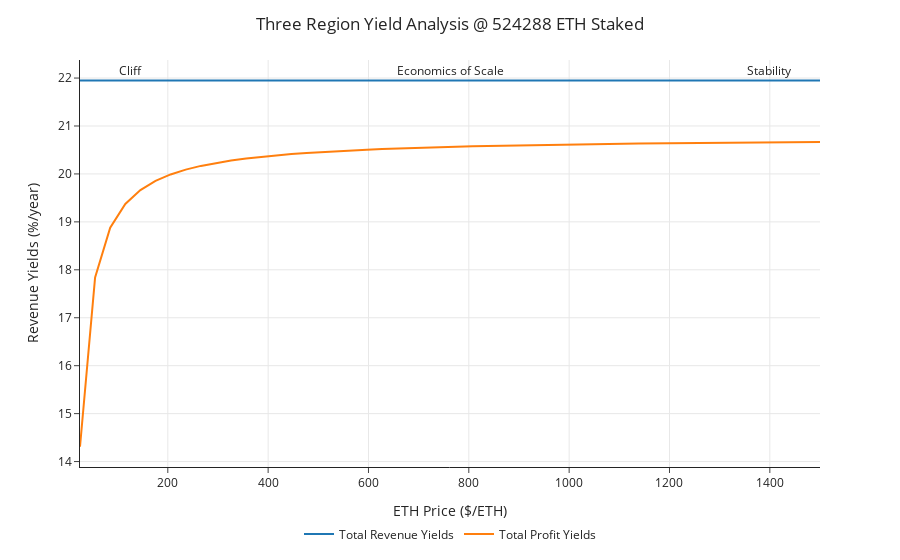

Notebook cell for this chart:
### Markdown cell above
### Analysis Results

The below plots recreate Hoban/Borger's analysis. The revenue net yield spread for our model closely matches the Hoban/Borgers Ethereum 2.0 Economic Model for both scenarios. We can conclude that the model is valid for this specific scenario analysis.

### Code cell
visualizations.plot_three_region_yield_analysis(df_3.query('subset == 0').copy())

### Figure 1 — Plotly figure (JSON) as saved in the notebook; plotly's stock layout.template omitted (floating-point values rounded to 4 significant figures)
{"data": [{"hovertemplate": "variable=total_revenue_yields_pct<br>eth_price=%{x}<br>value=%{y}<extra></extra>", "legendgroup": "total_revenue_yields_pct", "line": {"color": "#1F77B4", "dash": "solid"}, "mode": "lines", "name": "Total Revenue Yields", "orientation": "v", "showlegend": true, "type": "scatter", "x": [25, 55.1, 85.2, 115.3, 145.4, 175.5, 205.6, 235.7, 265.8, 295.9, 326.0, 356.1, 386.2, 416.3, 446.4, 476.5, 506.6, 536.7, 566.8, 596.9, 627.0, 657.1, 687.2, 717.3, 747.4, 777.6, 807.7, 837.8, 867.9, 898.0, 928.1, 958.2, 988.3, 1018.0, 1048.0, 1079.0, 1109.0, 1139.0, 1169.0, 1199.0, 1229.0, 1259.0, 1289.0, 1319.0, 1349.0, 1380.0, 1410.0, 1440.0, 1470.0, 1500], "xaxis": "x", "y": [21.95, 21.95, 21.95, 21.95, 21.95, 21.95, 21.95, 21.95, 21.95, 21.95, 21.95, 21.95, 21.95, 21.95, 21.95, 21.95, 21.95, 21.95, 21.95, 21.95, 21.95, 21.95, 21.95, 21.95, 21.95, 21.95, 21.95, 21.95, 21.95, 21.95, 21.95, 21.95, 21.95, 21.95, 21.95, 21.95, 21.95, 21.95, 21.95, 21.95, 21.95, 21.95, 21.95, 21.95, 21.95, 21.95, 21.95, 21.95, 21.95, 21.95], "yaxis": "y"}, {"hovertemplate": "variable=total_profit_yields_pct<br>eth_price=%{x}<br>value=%{y}<extra></extra>", "legendgroup": "total_profit_yields_pct", "line": {"color": "#FF7F0E", "dash": "solid"}, "mode": "lines", "name": "Total Profit Yields", "orientation": "v", "showlegend": true, "type": "scatter", "x": [25, 55.1, 85.2, 115.3, 145.4, 175.5, 205.6, 235.7, 265.8, 295.9, 326.0, 356.1, 386.2, 416.3, 446.4, 476.5, 506.6, 536.7, 566.8, 596.9, 627.0, 657.1, 687.2, 717.3, 747.4, 777.6, 807.7, 837.8, 867.9, 898.0, 928.1, 958.2, 988.3, 1018.0, 1048.0, 1079.0, 1109.0, 1139.0, 1169.0, 1199.0, 1229.0, 1259.0, 1289.0, 1319.0, 1349.0, 1380.0, 1410.0, 1440.0, 1470.0, 1500], "xaxis": "x", "y": [14.31, 17.84, 18.88, 19.37, 19.66, 19.85, 19.99, 20.09, 20.17, 20.23, 20.28, 20.32, 20.36, 20.39, 20.41, 20.44, 20.46, 20.47, 20.49, 20.5, 20.52, 20.53, 20.54, 20.55, 20.56, 20.57, 20.58, 20.58, 20.59, 20.6, 20.6, 20.61, 20.61, 20.62, 20.62, 20.63, 20.63, 20.63, 20.64, 20.64, 20.64, 20.65, 20.65, 20.65, 20.66, 20.66, 20.66, 20.66, 20.67, 20.67], "yaxis": "y"}], "layout": {"annotations": [{"showarrow": false, "text": "Cliff", "x": 125, "y": 21.95, "yshift": 10}, {"showarrow": false, "text": "Economics of Scale", "x": 762.5, "y": 21.95, "yshift": 10}, {"showarrow": false, "text": "Stability", "x": 1400, "y": 21.95, "yshift": 10}], "autosize": true, "legend": {"title": {"text": ""}, "tracegroupgap": 0}, "margin": {"t": 60}, "title": {"text": "Three Region Yield Analysis @ 524288 ETH Staked"}, "xaxis": {"anchor": "y", "autorange": true, "domain": [0, 1], "range": [25, 1500], "title": {"text": "ETH Price ($/ETH)"}, "type": "linear"}, "yaxis": {"anchor": "x", "autorange": true, "domain": [0, 1], "range": [13.89, 22.37], "title": {"text": "Revenue Yields (%/year)"}, "type": "linear"}}}
